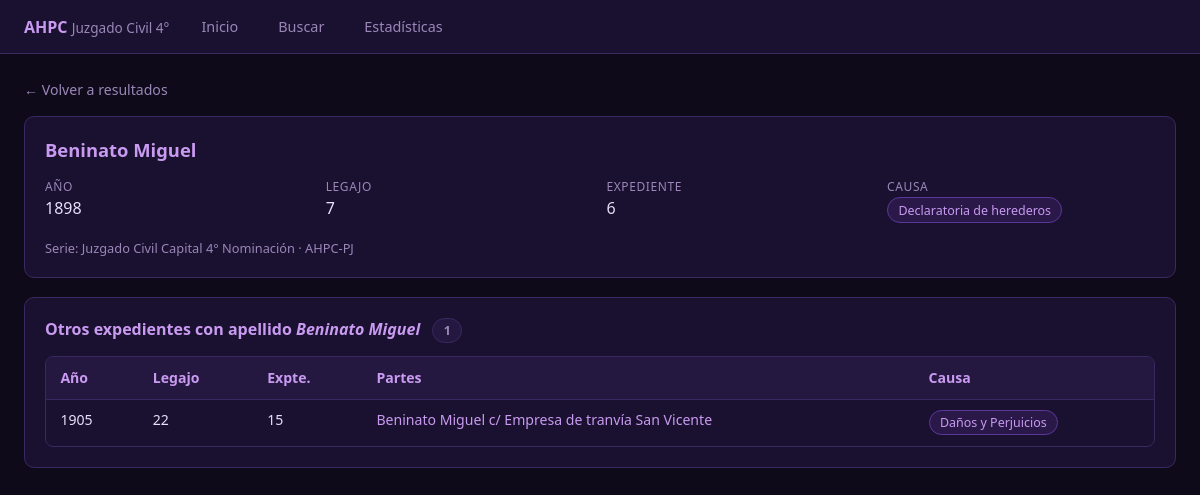
Screenshot of /detalle/1651 with the database file from the repository.
### tables this page shows
CREATE TABLE registros (
    id INTEGER PRIMARY KEY AUTOINCREMENT,
    anio INTEGER,
    legajo TEXT,
    expediente TEXT,
    partes TEXT,
    causa TEXT
);

### app.py (the view)
@app.route('/detalle/<int:rid>')
def detalle(rid):
    rows = query("SELECT * FROM registros WHERE id = ?", (rid,))
    if not rows:
        return "Registro no encontrado", 404
    reg = dict(rows[0])
    apellido = reg['partes'].split(',')[0].strip() if reg['partes'] else ''
    otros_partes = []
    if apellido:
        otros_partes = query("""SELECT id, anio, legajo, expediente, partes, causa
                                FROM registros WHERE partes LIKE ? AND id != ?
                                ORDER BY partes ASC, anio ASC LIMIT 50""",
                             (f"{apellido}%", rid))
    return render_template('detalle.html', reg=reg,
                           otros_partes=[dict(r) for r in otros_partes],
                           apellido=apellido)

### app.py (called while the page is built)
def get_db():
    conn = sqlite3.connect(DB_PATH)
    conn.row_factory = sqlite3.Row
    return conn

def query(sql, params=()):
    conn = get_db()
    cur = conn.cursor()
    cur.execute(sql, params)
    rows = cur.fetchall()
    conn.close()
    return rows

### templates/detalle.html (shortened to what this page needs)
{% extends "base.html" %}
{% block body %}
<div class="container">
  <div style="margin-bottom:1rem">
    <a href="/buscar" style="color:var(--muted);font-size:.88rem">← Volver a resultados</a>
  </div>
  <div class="card" style="margin-bottom:1.2rem">
    <div style="font-size:1.15rem;font-weight:700;color:var(--accent2);margin-bottom:1rem">
      {{ reg.partes or '—' }}
    </div>
    <div class="detail-grid">
      <div class="detail-item"><div class="key">Año</div><div class="val">{{ reg.anio or '—' }}</div></div>
      <div class="detail-item"><div class="key">Legajo</div><div class="val">{{ reg.legajo or '—' }}</div></div>
      <div class="detail-item"><div class="key">Expediente</div><div class="val">{{ reg.expediente or '—' }}</div></div>
      <div class="detail-item">
        <div class="key">Causa</div>
        <div class="val">
          <a href="/causa/{{ reg.causa|urlencode }}" class="badge badge-causa">{{ reg.causa or '—' }}</a>
        </div>
      </div>
    </div>
    <div style="margin-top:1rem;font-size:.8rem;color:var(--muted)">
      Serie: Juzgado Civil Capital 4° Nominación · AHPC-PJ
    </div>
  </div>
  {% if otros_partes %}
  <div class="card">
    <div style="font-size:1rem;font-weight:600;color:var(--accent2);margin-bottom:.8rem">
      Otros expedientes con apellido <em>{{ apellido }}</em>
      <span class="badge" style="margin-left:.5rem">{{ otros_partes|length }}</span>
    </div>
    <div class="tbl-wrap">
      <table>
        <thead><tr><th>Año</th><th>Legajo</th><th>Expte.</th><th>Partes</th><th>Causa</th></tr></thead>
        <tbody>
          {% for r in otros_partes %}
          <tr>
            <td>{{ r.anio or '' }}</td>
            <td>{{ r.legajo or '' }}</td>
            <td>{{ r.expediente or '' }}</td>
            <td><a href="/detalle/{{ r.id }}">{{ r.partes }}</a></td>
            <td><a href="/causa/{{ r.causa|urlencode }}" class="badge badge-causa">{{ r.causa or '' }}</a></td>
          </tr>
          {% endfor %}
        </tbody>
      </table>
    </div>
  </div>
  {% endif %}
</div>
{% endblock %}

### templates/base.html (shortened to what this page needs)
<!DOCTYPE html>
<html lang="es">
<head>
</head>
<body>
<nav>
  <span class="nav-brand">AHPC <span>Juzgado Civil 4°</span></span>
  <a href="/" {% if request.endpoint=='index' %}class="active"{% endif %}>Inicio</a>
  <a href="/buscar" {% if request.endpoint=='buscar' %}class="active"{% endif %}>Buscar</a>
  <a href="/estadisticas" {% if request.endpoint=='estadisticas' %}class="active"{% endif %}>Estadísticas</a>
</nav>
{% block body %}{% endblock %}
</body>
</html>

### templates/base.html (style rules this page uses)
:root { --bg:#0f0a1a; --surface:#1a1030; --surface2:#251840; --accent:#9b59d0; --accent2:#c89af0; --accent3:#6c3a9e; --text:#e8dff8; --muted:#9a87b8; --border:#3a2860; --row1:#fff; --row2:#f5f0ff; }
* { box-sizing:border-box;margin:0;padding:0 }
body { background:var(--bg);color:var(--text);font-family:'Segoe UI',sans-serif;min-height:100vh }
a { color:var(--accent2);text-decoration:none }
nav { background:var(--surface);border-bottom:1px solid var(--border);padding:0 1.5rem;display:flex;align-items:center;gap:1.5rem;height:54px;position:sticky;top:0;z-index:100 }
.nav-brand { font-size:1rem;font-weight:700;color:var(--accent2);white-space:nowrap }
.nav-brand span { color:var(--muted);font-weight:400;font-size:.85rem }
nav a { color:var(--muted);font-size:.9rem;padding:.3rem .5rem;border-radius:4px;transition:.15s }
.container { max-width:1200px;margin:0 auto;padding:1.5rem }
.card { background:var(--surface);border:1px solid var(--border);border-radius:10px;padding:1.25rem }
.tbl-wrap { overflow-x:auto;border-radius:8px;border:1px solid var(--border) }
table { width:100%;border-collapse:collapse;font-size:.88rem }
thead th { background:var(--surface2);color:var(--accent2);padding:.7rem .9rem;text-align:left;font-weight:600;white-space:nowrap;border-bottom:1px solid var(--border) }
tbody td { padding:.65rem .9rem;border-bottom:1px solid #1e1535;vertical-align:top }
tbody tr:last-child td { border-bottom:none }
.badge { display:inline-block;background:var(--surface2);border:1px solid var(--border);color:var(--muted);border-radius:20px;padding:.2rem .65rem;font-size:.78rem }
.badge-causa { background:#2a1848;border-color:#5a3898;color:var(--accent2) }
.detail-grid { display:grid;grid-template-columns:repeat(auto-fit,minmax(160px,1fr));gap:.8rem;margin-bottom:1rem }
.detail-item .key { font-size:.75rem;color:var(--muted);text-transform:uppercase;letter-spacing:.05em }
.detail-item .val { font-size:1rem;color:var(--text);margin-top:.15rem }

### rows the page displays
registros: partes "Beninato Miguel", anio "1898", legajo "7", expediente "6", causa "Declaratoria de herederos"
registros: anio "1905", legajo "22", expediente "15", partes "Beninato Miguel c/ Empresa de tranvía San Vicente", causa "Daños y Perjuicios"

### other values shown
{{ otros_partes|length }} "1"
